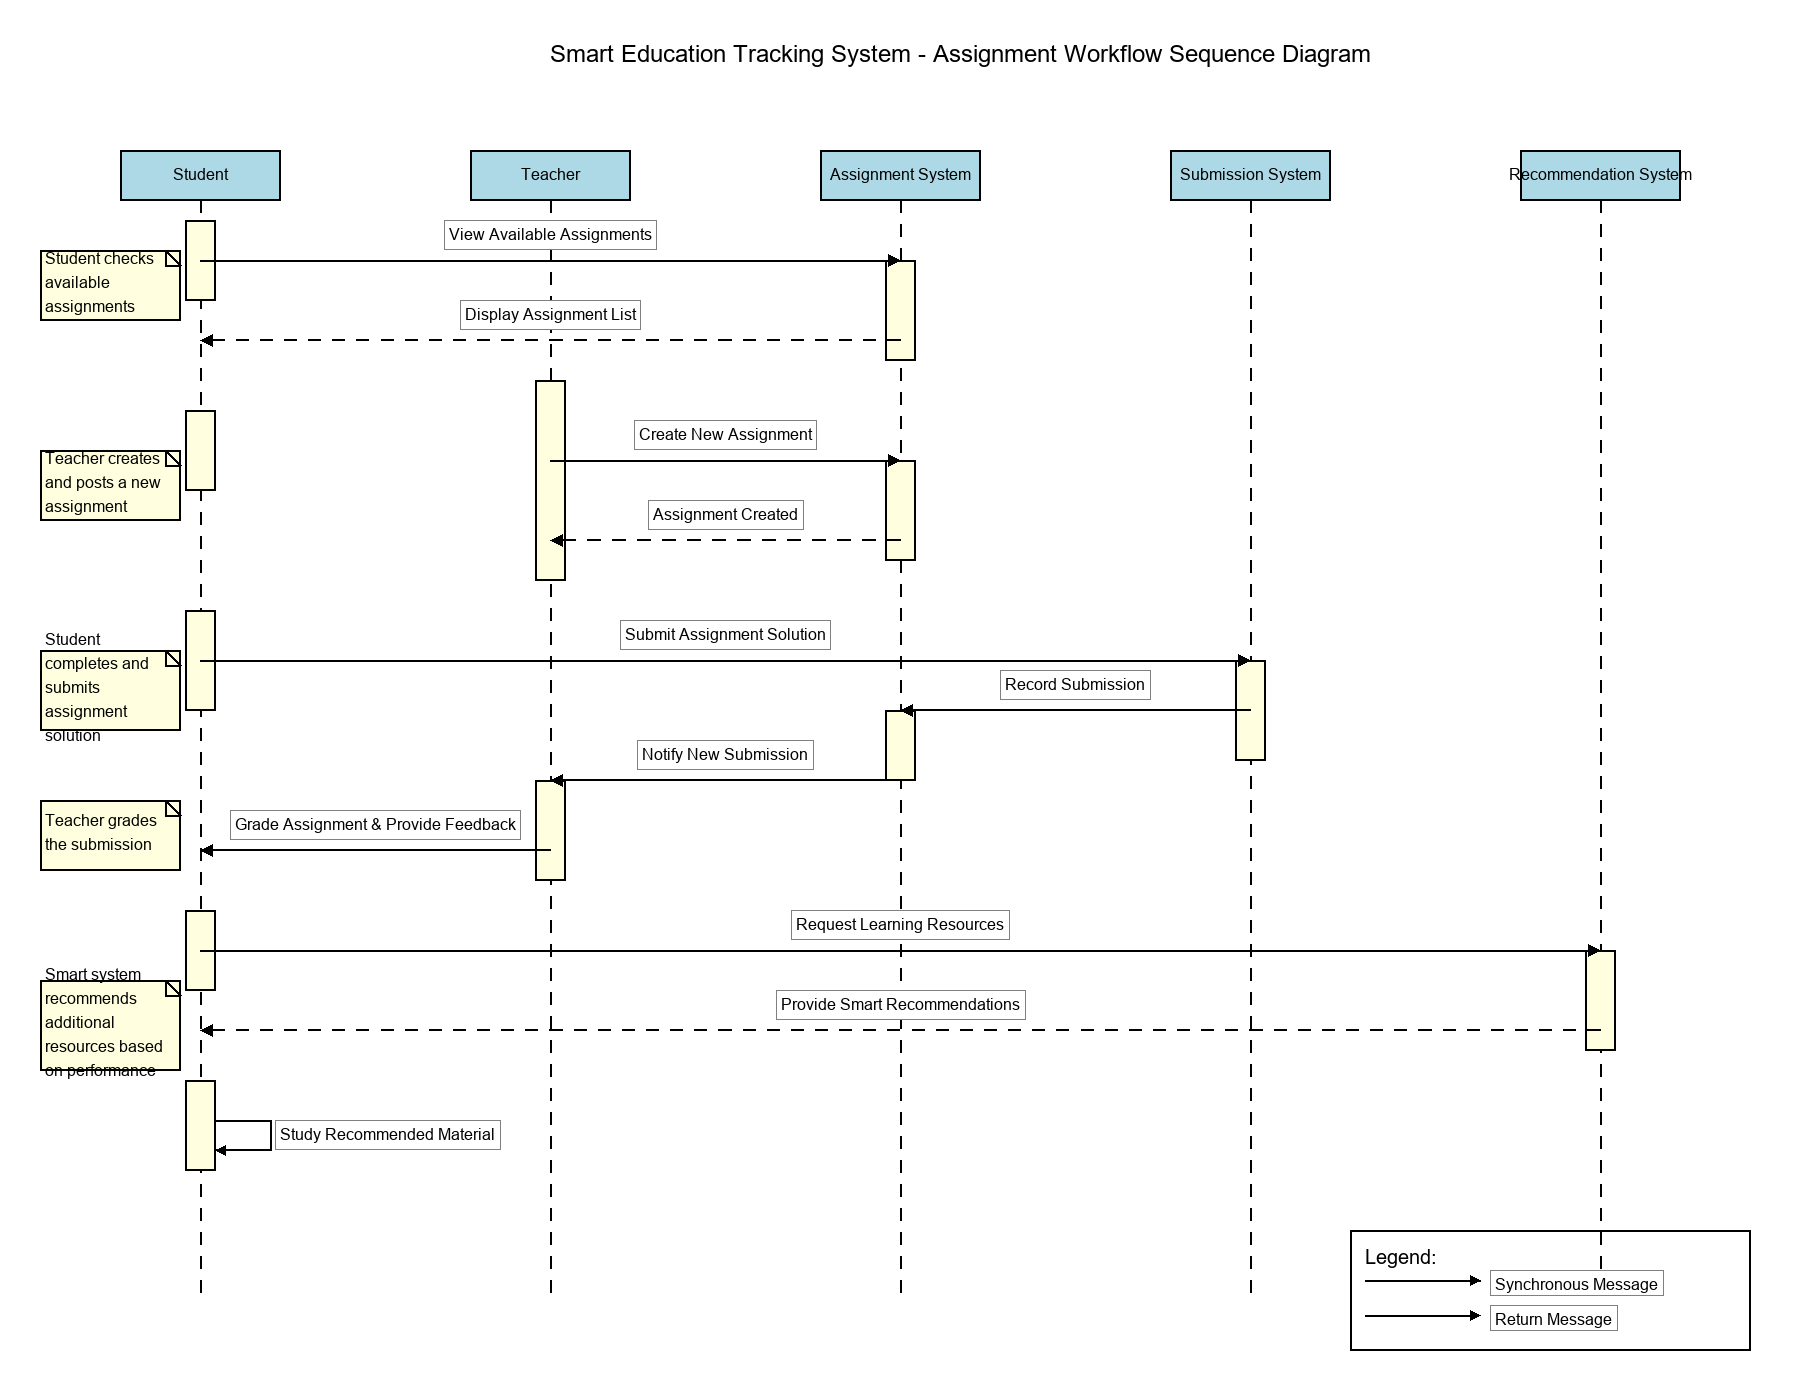

Here is the Python script that generated this plot:
import matplotlib.pyplot as plt
import numpy as np
from PIL import Image, ImageDraw, ImageFont
import os

# Create a sequence diagram for the assignment submission workflow
WIDTH, HEIGHT = 1800, 1400  # Further increased canvas size
image = Image.new('RGB', (WIDTH, HEIGHT), color='white')
draw = ImageDraw.Draw(image)

# Try to load font, use default if not available
try:
    title_font = ImageFont.truetype("arial.ttf", 24)
    header_font = ImageFont.truetype("arial.ttf", 20)
    normal_font = ImageFont.truetype("arial.ttf", 16)
    small_font = ImageFont.truetype("arial.ttf", 14)
except:
    title_font = ImageFont.load_default()
    header_font = ImageFont.load_default()
    normal_font = ImageFont.load_default()
    small_font = ImageFont.load_default()

# Draw title
draw.text((WIDTH//2-350, 40), "Smart Education Tracking System - Assignment Workflow Sequence Diagram", 
         fill="black", font=title_font)

# Define lifelines with more horizontal spacing
lifelines = [
    {"name": "Student", "x": 200},
    {"name": "Teacher", "x": 550},
    {"name": "Assignment System", "x": 900},
    {"name": "Submission System", "x": 1250},
    {"name": "Recommendation System", "x": 1600}
]

# Draw lifeline headers
header_y = 150  # Increased top margin
header_height = 50
for lifeline in lifelines:
    x = lifeline["x"]
    # Draw header box
    draw.rectangle([(x - 80, header_y), (x + 80, header_y + header_height)], 
                 outline="black", fill="lightblue", width=2)
    # Draw header text
    text = lifeline["name"]
    text_width = draw.textlength(text, font=normal_font)
    draw.text((x - text_width//2, header_y + 15), text, fill="black", font=normal_font)
    
    # Draw dashed lifeline
    dash_length = 12
    y = header_y + header_height
    while y < HEIGHT - 100:  # Adjusted bottom margin
        draw.line([(x, y), (x, y + dash_length)], fill="black", width=2)
        y += dash_length * 2

# Draw activation bars for each lifeline - increased vertical spacing
activations = [
    {"lifeline": "Student", "start_y": 220, "end_y": 300},  # Increased bar heights
    {"lifeline": "Assignment System", "start_y": 260, "end_y": 360},
    {"lifeline": "Student", "start_y": 410, "end_y": 490},
    {"lifeline": "Teacher", "start_y": 380, "end_y": 580},
    {"lifeline": "Assignment System", "start_y": 460, "end_y": 560},
    {"lifeline": "Student", "start_y": 610, "end_y": 710},
    {"lifeline": "Submission System", "start_y": 660, "end_y": 760},
    {"lifeline": "Assignment System", "start_y": 710, "end_y": 780},
    {"lifeline": "Teacher", "start_y": 780, "end_y": 880},
    {"lifeline": "Student", "start_y": 910, "end_y": 990},
    {"lifeline": "Recommendation System", "start_y": 950, "end_y": 1050},
    {"lifeline": "Student", "start_y": 1080, "end_y": 1170}
]

for activation in activations:
    lifeline = next((l for l in lifelines if l["name"] == activation["lifeline"]), None)
    if lifeline:
        x = lifeline["x"]
        start_y = activation["start_y"]
        end_y = activation["end_y"]
        # Draw activation bar
        draw.rectangle([(x - 15, start_y), (x + 15, end_y)], 
                     outline="black", fill="lightyellow", width=2)

# Draw message arrows - increased spacing between messages
messages = [
    {"from": "Student", "to": "Assignment System", "y": 260, "text": "View Available Assignments"},
    {"from": "Assignment System", "to": "Student", "y": 340, "text": "Display Assignment List", "dashed": True},
    {"from": "Teacher", "to": "Assignment System", "y": 460, "text": "Create New Assignment"},
    {"from": "Assignment System", "to": "Teacher", "y": 540, "text": "Assignment Created", "dashed": True},
    {"from": "Student", "to": "Submission System", "y": 660, "text": "Submit Assignment Solution"},
    {"from": "Submission System", "to": "Assignment System", "y": 710, "text": "Record Submission"},
    {"from": "Assignment System", "to": "Teacher", "y": 780, "text": "Notify New Submission"},
    {"from": "Teacher", "to": "Student", "y": 850, "text": "Grade Assignment & Provide Feedback"},
    {"from": "Student", "to": "Recommendation System", "y": 950, "text": "Request Learning Resources"},
    {"from": "Recommendation System", "to": "Student", "y": 1030, "text": "Provide Smart Recommendations", "dashed": True},
    {"from": "Student", "to": "Student", "y": 1120, "text": "Study Recommended Material", "self": True}
]

# Draw messages
for message in messages:
    from_lifeline = next((l for l in lifelines if l["name"] == message["from"]), None)
    to_lifeline = next((l for l in lifelines if l["name"] == message["to"]), None)
    
    if from_lifeline and to_lifeline:
        from_x = from_lifeline["x"]
        to_x = to_lifeline["x"]
        y = message["y"]
        
        # Self message (loop back to self)
        if "self" in message and message["self"]:
            # Draw loop
            draw.line([(from_x + 15, y), (from_x + 70, y)], 
                     fill="black", width=2)
            draw.line([(from_x + 70, y), (from_x + 70, y + 30)], 
                     fill="black", width=2)
            draw.line([(from_x + 70, y + 30), (from_x + 15, y + 30)], 
                     fill="black", width=2)
            
            # Draw arrowhead
            draw.polygon([(from_x + 15, y + 30), (from_x + 25, y + 25), (from_x + 25, y + 35)], 
                        outline="black", fill="black")
            
            # Draw text with better positioning
            text_x = from_x + 80
            text_y = y + 5
            
            # Add background for text with border
            text_width = draw.textlength(message["text"], font=normal_font)
            text_height = 24
            draw.rectangle([(text_x - 5, text_y - 5), 
                          (text_x + text_width + 5, text_y + text_height)], 
                        outline="gray", fill="white")
            
            draw.text((text_x, text_y), message["text"], fill="black", font=normal_font)
        else:
            # Regular message between lifelines
            # Draw line (solid or dashed)
            if "dashed" in message and message["dashed"]:
                # Draw dashed line
                dash_length = 12
                segment_length = abs(to_x - from_x)
                num_segments = segment_length // (dash_length * 2)
                segment_size = segment_length / num_segments / 2
                
                current_x = from_x
                end_x = to_x
                step_size = segment_size if to_x > from_x else -segment_size
                
                while (to_x > from_x and current_x < end_x) or (to_x < from_x and current_x > end_x):
                    next_x = current_x + step_size
                    draw.line([(current_x, y), (next_x, y)], fill="black", width=2)
                    current_x = next_x + step_size
            else:
                # Draw solid line
                draw.line([(from_x, y), (to_x, y)], fill="black", width=2)
            
            # Draw arrowhead
            arrow_size = 12
            if to_x > from_x:
                draw.polygon([(to_x - arrow_size, y - arrow_size/2), (to_x, y), (to_x - arrow_size, y + arrow_size/2)], 
                            outline="black", fill="black")
            else:
                draw.polygon([(to_x + arrow_size, y - arrow_size/2), (to_x, y), (to_x + arrow_size, y + arrow_size/2)], 
                            outline="black", fill="black")
            
            # Draw text with improved positioning and background
            text_x = (from_x + to_x) // 2 - draw.textlength(message["text"], font=normal_font) // 2
            text_y = y - 35  # Moved higher to avoid overlap
            
            # Add white background with border
            text_width = draw.textlength(message["text"], font=normal_font)
            text_height = 24
            draw.rectangle([(text_x - 5, text_y - 5), 
                          (text_x + text_width + 5, text_y + text_height)], 
                        outline="gray", fill="white")
            
            draw.text((text_x, text_y), message["text"], fill="black", font=normal_font)

# Add notes/explanations with improved positioning
notes = [
    {"x": 40, "y": 250, "width": 140, "height": 70, "text": "Student checks available assignments"},
    {"x": 40, "y": 450, "width": 140, "height": 70, "text": "Teacher creates and posts a new assignment"},
    {"x": 40, "y": 650, "width": 140, "height": 80, "text": "Student completes and submits assignment solution"},
    {"x": 40, "y": 800, "width": 140, "height": 70, "text": "Teacher grades the submission"},
    {"x": 40, "y": 980, "width": 140, "height": 90, "text": "Smart system recommends additional resources based on performance"}
]

for note in notes:
    # Draw note rectangle with folded corner and border
    draw.rectangle([(note["x"], note["y"]), (note["x"] + note["width"], note["y"] + note["height"])], 
                 outline="black", fill="lightyellow", width=2)
    # Draw folded corner
    corner_size = 15
    draw.line([(note["x"] + note["width"] - corner_size, note["y"]), 
              (note["x"] + note["width"], note["y"] + corner_size)], fill="black", width=2)
    draw.line([(note["x"] + note["width"] - corner_size, note["y"]), 
              (note["x"] + note["width"] - corner_size, note["y"] + corner_size), 
              (note["x"] + note["width"], note["y"] + corner_size)], fill="black", width=2)
    
    # Draw text (wrap if necessary)
    lines = []
    words = note["text"].split()
    current_line = ""
    for word in words:
        if draw.textlength(current_line + " " + word, font=normal_font) < note["width"] - 15:
            current_line += (" " + word if current_line else word)
        else:
            lines.append(current_line)
            current_line = word
    if current_line:
        lines.append(current_line)
    
    # Calculate total text height to center vertically
    line_height = 24
    total_height = len(lines) * line_height
    start_y = note["y"] + (note["height"] - total_height) // 2
    
    for i, line in enumerate(lines):
        line_x = note["x"] + 5
        line_y = start_y + i * line_height
        draw.text((line_x, line_y), line, fill="black", font=normal_font)

# Add legend
legend_x, legend_y = WIDTH - 450, HEIGHT - 170
draw.rectangle((legend_x, legend_y, legend_x + 400, legend_y + 120), outline="black", width=2)
draw.text((legend_x + 15, legend_y + 15), "Legend:", fill="black", font=header_font)

# Draw solid arrow
draw.line([(legend_x + 15, legend_y + 50), (legend_x + 130, legend_y + 50)], fill="black", width=2)
draw.polygon([(legend_x + 130, legend_y + 50), (legend_x + 120, legend_y + 45), (legend_x + 120, legend_y + 55)], 
            outline="black", fill="black")
# Draw text with background
sync_msg = "Synchronous Message"
text_width = draw.textlength(sync_msg, font=normal_font)
draw.rectangle([(legend_x + 140, legend_y + 40), (legend_x + 140 + text_width + 10, legend_y + 65)],
              fill="white", outline="gray")
draw.text((legend_x + 145, legend_y + 45), sync_msg, fill="black", font=normal_font)

# Draw dashed arrow
dash_length = 8
x = legend_x + 15
y = legend_y + 85
for i in range(14):
    draw.line([(x + i*dash_length, y), (x + (i+1)*dash_length, y)], fill="black", width=2)
    i += 2
draw.polygon([(legend_x + 130, legend_y + 85), (legend_x + 120, legend_y + 80), (legend_x + 120, legend_y + 90)], 
            outline="black", fill="black")
# Draw text with background
return_msg = "Return Message"
text_width = draw.textlength(return_msg, font=normal_font)
draw.rectangle([(legend_x + 140, legend_y + 75), (legend_x + 140 + text_width + 10, legend_y + 100)],
              fill="white", outline="gray")
draw.text((legend_x + 145, legend_y + 80), return_msg, fill="black", font=normal_font)

# Save the image
image.save("sequence_diagram.png")
print("Sequence Diagram saved as sequence_diagram.png") 
